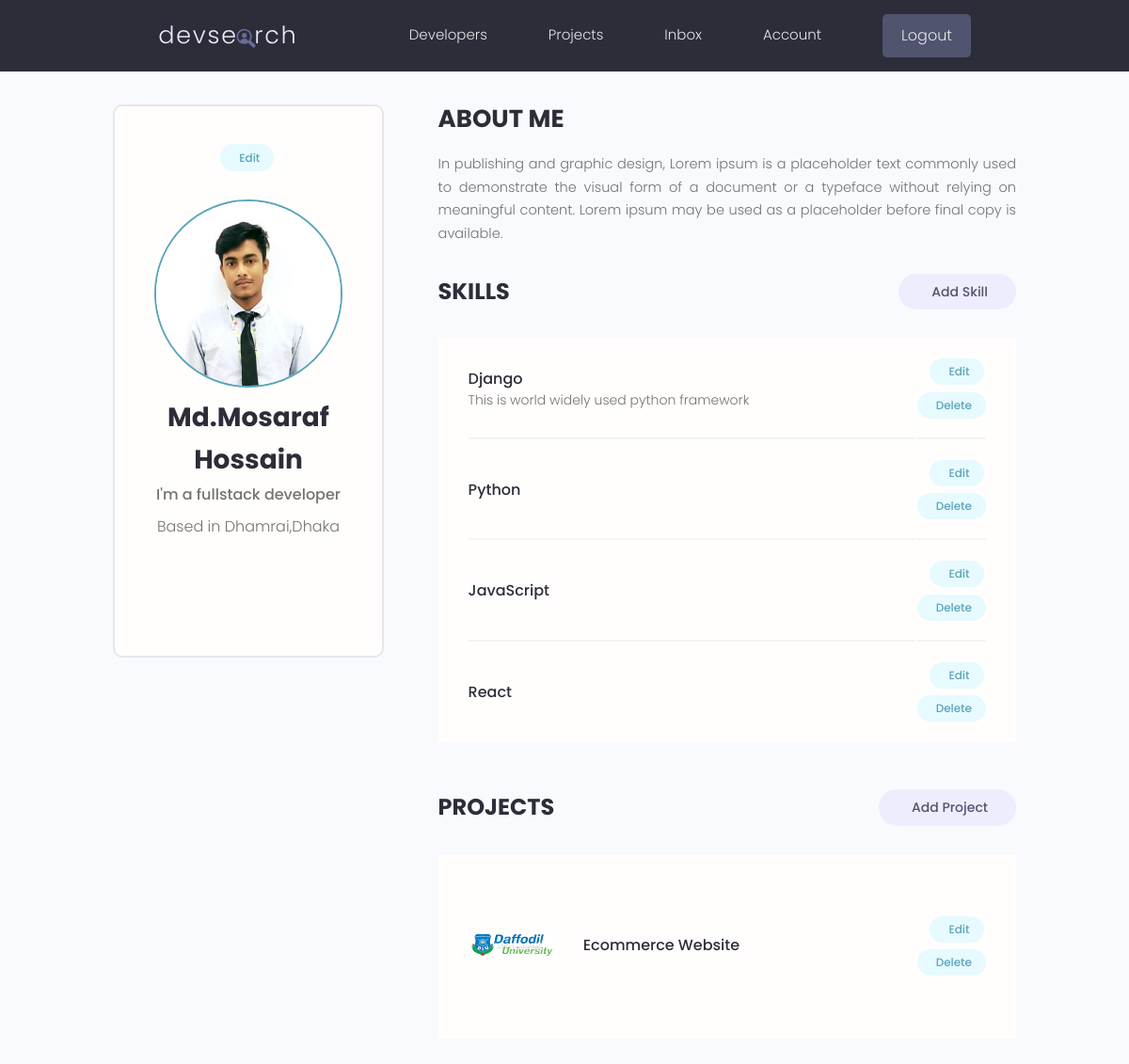
The app's page /account/ (signed in) with its own data.
### users/models.py (models this page shows, shortened)
class Profile(models.Model):
    user = models.OneToOneField(
        User, on_delete=models.CASCADE, null=True, blank=True)
    name = models.CharField(max_length=200, blank=True, null=True)
    username = models.CharField(max_length=200, blank=True, null=True)
    location = models.CharField(max_length=200, blank=True, null=True)
    email = models.EmailField(max_length=500, blank=True, null=True)
    short_intro = models.CharField(max_length=200, blank=True, null=True)
    bio = models.TextField(blank=True, null=True)
    profile_image = models.ImageField(null=True, blank=True, upload_to='profiles/', default='profiles/user-default.png')
    social_github = models.CharField(max_length=200, blank=True, null=True)
    social_twitter = models.CharField(max_length=200, blank=True, null=True)
    social_linkedin = models.CharField(max_length=200, blank=True, null=True)
    social_youtube = models.CharField(max_length=200, blank=True, null=True)
    social_website = models.CharField(max_length=200, blank=True, null=True)
    created = models.DateField(auto_now_add=True)
    id = models.UUIDField(default=uuid.uuid4, unique=True, primary_key=True, editable=False)

class Skill(models.Model):
    owner = models.ForeignKey(
        Profile, on_delete=models.CASCADE, null=True, blank=True)
    name = models.CharField(max_length=200, blank=True, null=True)
    description = models.TextField(null=True, blank=True)
    created = models.DateField(auto_now_add=True)
    id = models.UUIDField(default=uuid.uuid4, unique=True,
                          primary_key=True, editable=False)

### projects/models.py (models this page shows, shortened)
class Project(models.Model):
    owner = models.ForeignKey(Profile, null=True, blank=True, on_delete=models.SET_NULL)
    title = models.CharField(max_length=200)
    description = models.TextField(null=True, blank=True)
    featured_image = models.ImageField(null=True, blank=True, default='default.jpg')
    demo_link = models.CharField(max_length=2000, null=True, blank=True)
    source_link = models.CharField(max_length=2000, null=True, blank=True)
    vote_total = models.IntegerField(default=0, null=True, blank=True)
    vote_ratio = models.IntegerField(default=0, null=True, blank=True)
    tags = models.ManyToManyField('Tag', blank=True)
    created = models.DateTimeField(auto_now_add=True)
    id = models.UUIDField(default=uuid.uuid4, unique=True, primary_key=True, editable=False)
    class Meta:
        ordering = ['-vote_ratio', '-vote_total', 'title']

### users/views.py (the view)
# urls.py: path('account/', views.userAccount, name="account",),
@login_required(login_url='login')
def userAccount(request):
    profile = request.user.profile
    context = {'profile':profile}
    return render(request, 'users/account.html', context)

### users/templates/users/account.html (shortened to what this page needs)
{% extends 'main.html' %}
{% block content %}
  <main class="settingsPage profile my-md">
    <div class="container">
      <div class="layout">
        <div class="column column--1of3">
          <div class="card text-center">
            <div class="card__body dev">
              <a class="tag tag--pill tag--main settings__btn" href="{% url 'edit-account' %}"> Edit</a>
              <img class="avatar avatar--xl dev__avatar" src="{{profile.profile_image.url}}" />
              <h2 class="dev__name">{{profile.name}}</h2>
              <p class="dev__title">{{profile.short_intro}}</p>
              <p class="dev__location">Based in {{profile.location}}</p>
              <ul class="dev__social">
              </ul>
            </div>
          </div>
        </div>
        <div class="column column--2of3">
          <div class="devInfo">
            <h3 class="devInfo__title">About Me</h3>
            <p class="devInfo__about">
              {{profile.bio}}
            </p>
          </div>
          <div class="settings">
            <h3 class="settings__title">Skills</h3>
            <a class="tag tag--pill tag--sub settings__btn tag--lg" href="{% url 'create-skill' %}"> Add Skill</a>
          </div>
          <table class="settings__table">
           {% for skill in profile.skill_set.all %}
            <tr>
              <td class="settings__tableInfo">
                <h4>{{skill.name}}</h4>
                <p>
                  {{skill.description}}
                </p>
              </td>
              <td class="settings__tableActions">
                <a class="tag tag--pill tag--main settings__btn" href="{% url 'update-skill' skill.id %}"> Edit</a>
                <a class="tag tag--pill tag--main settings__btn" href="{% url 'delete-skill' skill.id %}?next=/account/">
                  Delete</a>
              </td>
            </tr>
            {% endfor %}
          </table>
          <div class="settings">
            <h3 class="settings__title">Projects</h3>
            <a class="tag tag--pill tag--sub settings__btn tag--lg" href="{% url 'create-project' %}"> Add Project</a>
          </div>
          <table class="settings__table">
            {% for project in profile.project_set.all %}
            <tr>
              <td class="settings__thumbnail">
                <a href="{% url 'project' project.id %}"><img src="{{project.featured_image.url}}" alt="Project Thumbnail" /></a>
              </td>
              <td class="settings__tableInfo">
                <a href="{% url 'project' project.id %}">{{project.title}}</a>
              </td>
              <td class="settings__tableActions">
                <a class="tag tag--pill tag--main settings__btn" href="{% url 'update-project' project.id %}"> Edit</a>
                <a class="tag tag--pill tag--main settings__btn" href="{% url 'delete-project' project.id %}?next=/account/">
                  Delete</a>
              </td>
            </tr>
            {% endfor %}
          </table>
        </div>
      </div>
    </div>
  </main>
{% endblock content %}

### static/styles/app.css (style rules this page uses)
:root { --color-sub: #2d2d39; }
.card { border: 2px solid var(--color-light); }
img { width: 100%; }
.profile .card > .dev { padding: 4rem; }
.dev__avatar { display: block; margin: auto; }
.dev__name { color: var(--color-sub); font-size: 2.8rem; font-weight: 700; margin-top: 1rem; margin-bottom: 0.5rem; }
.dev__title { font-size: 1.6rem; font-weight: 500; line-height: 1.3; }
.dev__location { margin-top: 1rem; }
.dev__social { margin: 3rem 0; list-style: none; display: flex; justify-content: center; gap: 1.5rem; }
.devInfo { margin-bottom: 3rem; }
.devInfo__title, .devInfo__subtitle { font-size: 2.6rem; color: var(--color-sub); text-transform: uppercase; font-weight: 700; margin-bottom: 1.5rem; }
.devInfo__about, .devSkill__info { font-size: 1.45rem; line-height: 1.7; text-align: justify; }
.settingsPage .dev > .settings__btn { display: inline-block; margin-bottom: 3rem; }
.settings { display: flex; justify-content: space-between; align-items: center; }
.settings__title { font-size: 2.4rem; text-transform: uppercase; font-weight: 700; color: var(--color-sub); }
.settings__table { margin-top: 3rem; margin-bottom: 5rem; padding: 0 3rem; background: var(--color-white); }
.settings__table tr { width: 100%; }
.settings__table tr > td { padding: 2rem 0; }
.settings__table tr:not(:last-child) td { border-bottom: 2px solid var(--color-white-light); }
.settings__thumbnail { width: 23%; min-width: 10rem; }
.settings__thumbnail img { padding-right: 3rem; height: 15rem; object-fit: contain; }
.settings__tableInfo { width: 100%; }
.settings__tableInfo h4, .settings__tableInfo a { padding-right: 1rem; width: auto; font-size: 1.6rem; font-weight: 500; color: var(--color-sub); }
.settings__tableInfo p { font-size: 1.4rem; }
.settings__tableActions { text-align: right; }

### static/uikit/styles/modules/_variables.css (style rules this page uses)
:root { --color-main: #5aa5b9; --color-main-light: #e6faff; --color-sub: #3f4156; --color-sub-light: #51546e; --color-sub-lighter: #ededfd; --color-text: #737373; --color-gray: #8b8b8b; --color-light: #e5e7eb; --color-light-gray: #767676; --color-bg: #f8fafd; --color-white: #fffefd; --color-white-light: #f3f3f3; --color-success: #359e64; --color-success-bg: #def8e8; --color-error: #fc4b0b; --color-error-bg: #fff2ee; --font-base: 'Poppins', arial, helvetica, 'Segoe UI', roboto, ubuntu, sans-serif; --font-monospace: 'Fira Code', 'Courier New', courier, monospace; --font-regular: 300; --font-medium: 500; --font-bold: 700; --generic-shadow: 1px 1px 5px #00000010; --generic-transition: all 0.3s ease-in-out; }

### static/uikit/styles/modules/_base.css (style rules this page uses)
* { margin: 0; padding: 0; box-sizing: border-box; text-rendering: optimizeLegibility; color: inherit; font-size: inherit; }
html { font-size: 50%; }
@media only screen and (min-width: 480px) { html { font-size: 56.25%; } }
@media only screen and (min-width: 1200px) { html { font-size: 62.5%; } }
body { line-height: 1.6; font-weight: 400; font-size: 1.5rem; color: var(--color-text); background-color: var(--color-bg); min-height: 100vh; }

### static/uikit/styles/modules/_typography.css (style rules this page uses)
* { font-family: var(--font-base); }
h2 { font-size: 3.6rem; font-weight: var(--font-bold); }
h3 { font-size: 3.2rem; font-weight: var(--font-medium); }
h4 { font-size: 2.8rem; font-weight: var(--font-medium); }
p, span, strong { font-size: 1.6rem; color: var(--color-text); font-weight: var(--font-regular); }
a { padding-bottom: 2px; text-decoration: none; display: inline-block; color: var(--color-main); font-weight: var(--font-medium); }

### static/uikit/styles/modules/_utilities.css (style rules this page uses)
.container { width: 92%; max-width: 165rem; margin: 0 auto; box-sizing: border-box; }
@media screen and (min-width: 1000px) { .container { width: 90%; } }
@media screen and (min-width: 1200px) { .container { width: 80%; } }
.text-center { text-align: center; }
.my-md { margin: 3rem auto; }

### static/uikit/styles/modules/_avatar.css (style rules this page uses)
.avatar { border-radius: 50%; border: 2px solid var(--color-main); object-fit: cover; }
.avatar--xl { height: 20rem; width: 20rem; }

### static/uikit/styles/modules/_card.css (style rules this page uses)
.card { border-radius: 1rem; background-color: var(--color-white); border: 1.5px solid var(--color-light); width: auto; height: auto; margin-top: 0.5rem; margin-bottom: 0.5rem; overflow: hidden; }
.card__body, .card__header { padding: 2rem 2.5rem; }

### static/uikit/styles/modules/_layout.css (style rules this page uses)
.layout { display: flex; flex-flow: row wrap; justify-content: space-between; }
.layout > .column { margin-bottom: 3rem; }
.layout > .column.column--1of3 { flex-basis: 30%; }
.layout > .column.column--2of3 { flex-basis: 64%; }

### records on screen
Profile: profile_image (picture), name "Md.Mosaraf Hossain", short_intro "I'm a fullstack developer", location "Dhamrai,Dhaka", bio "In publishing and graphic design, Lorem ipsum is a placeholder text commonly used to demonstrate the visual form of a document or a typeface without relying on meaningful content. Lorem ipsum may be used as a placeholder before final copy is available."
Skill: name "Django", description "This is world widely used python framework"
Skill: name "Python"
Skill: name "JavaScript"
Skill: name "React"
Project: featured_image (picture), title "Ecommerce Website"
